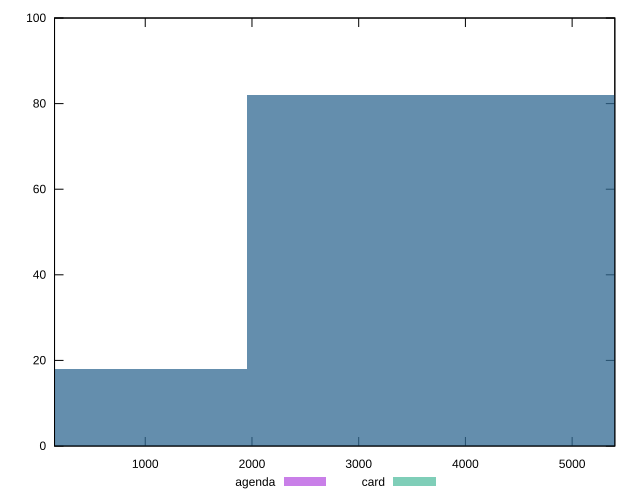

Reproduce this figure in gnuplot.
reset

$agenda <<EOF
3903.2747806625416 82
0 18
EOF

$card <<EOF
3903.2747806625416 82
0 18
EOF

set key outside below
set boxwidth 3903.2747806625416
set xrange [150:5400]
set yrange [0:100]
set trange [0:100]
set style fill transparent solid 0.5 noborder
set terminal svg size 640, 500 enhanced background rgb 'white'
set output "reports/report_00028_2021-02-24T12-49-42.674Z/uses-text-compression/comparison/histogram/1_vs_2.svg"

plot $agenda title "agenda" with boxes, \
     $card title "card" with boxes

reset
